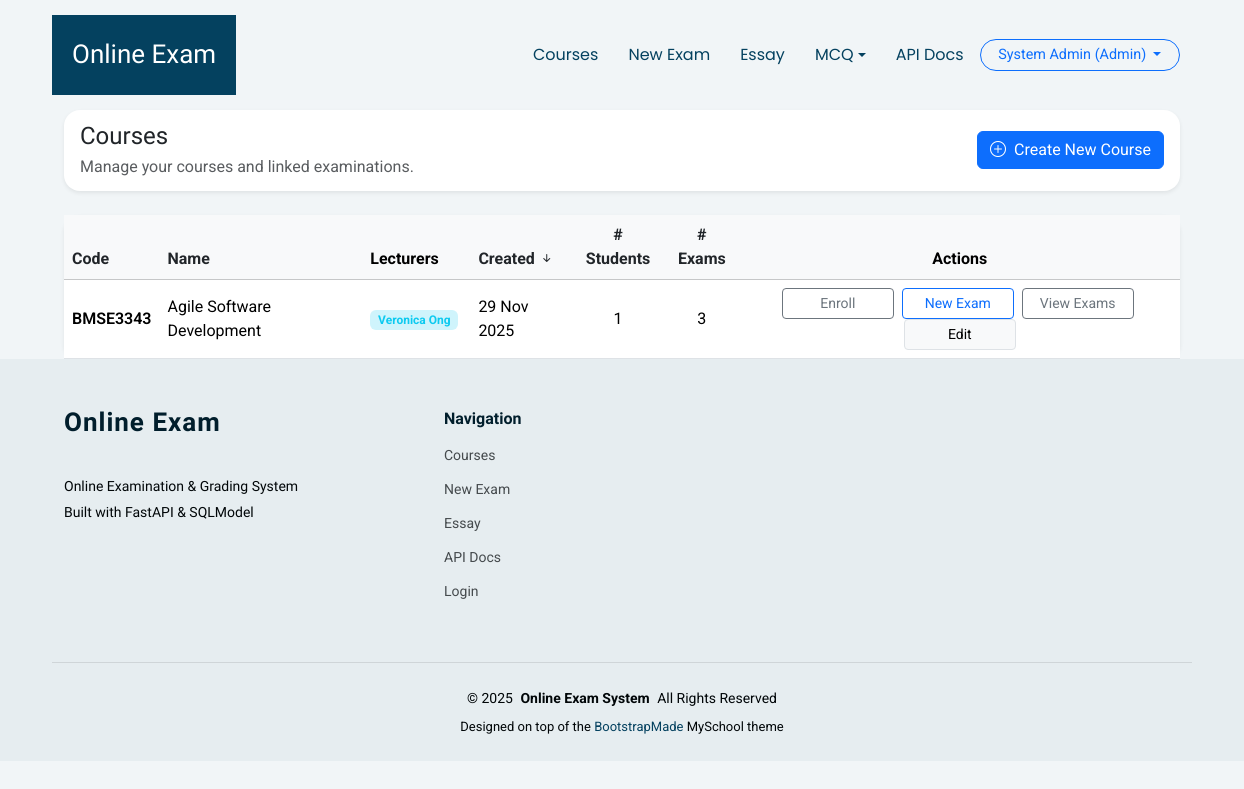
/courses/ (signed in), run on the app's committed database.
### app/models.py (models this page shows)
class User(SQLModel, table=True):
    __table_args__ = (UniqueConstraint("email", name="uq_user_email"),)
    id: Optional[int] = Field(default=None, primary_key=True)
    name: str
    email: str  # must be unique
    password_hash: str
    role: str = Field(default="student")  # "admin", "lecturer", "student"
    student_id: Optional[int] = Field(default=None, foreign_key="student.id")
    is_active: bool = Field(default=True)
    created_at: datetime = Field(default_factory=datetime.utcnow)
    title: Optional[str] = None  # Dr., Prof., Assoc. Prof., Mr., Ms., Mrs., Ir., Ts.
    staff_id: Optional[str] = None  # Unique staff/employee ID (for lecturers)
    phone: Optional[str] = None  # Contact number
    last_login: Optional[datetime] = None  # Updated after login
    status: str = Field(default="active")  # active, suspended

class Course(SQLModel, table=True):
    __table_args__ = (UniqueConstraint("code", name="uq_course_code"),)
    id: Optional[int] = Field(default=None, primary_key=True)
    code: str
    name: str
    description: Optional[str] = None
    created_at: datetime = Field(default_factory=datetime.utcnow)

### app/routers/courses.py (the view)
@router.get("/")
def list_courses(
    request: Request,
    sort: Optional[str] = Query("created"),
    direction: Optional[str] = Query("desc"),
    page: Optional[int] = Query(1, ge=1),
    session: Session = Depends(get_session),
    current_user: User = Depends(require_role(["lecturer", "admin"])),
):
    courses = session.exec(select(Course)).all()
    exam_counts = dict(
        session.exec(
            select(Exam.course_id, func.count(Exam.id)).group_by(Exam.course_id)
        ).all()
    )
    enrollment_counts = dict(
        session.exec(
            select(Enrollment.course_id, func.count(Enrollment.id)).group_by(
                Enrollment.course_id
            )
        ).all()
    )
    course_lecturers_map = {}
    course_lecturers = session.exec(select(CourseLecturer)).all()
    for cl in course_lecturers:
        if cl.course_id not in course_lecturers_map:
            course_lecturers_map[cl.course_id] = []
        lecturer = session.get(User, cl.lecturer_id)
        if lecturer:
            course_lecturers_map[cl.course_id].append(lecturer)
    key_map = {
        "code": lambda c: c.code or "",
        "name": lambda c: c.name or "",
        "created": lambda c: c.created_at,
        "exams": lambda c: exam_counts.get(c.id, 0),
        "students": lambda c: enrollment_counts.get(c.id, 0),
    }
    sort_key = key_map.get(sort or "created", key_map["created"])
    is_desc = (direction or "desc").lower() == "desc"
    courses_sorted = sorted(courses, key=sort_key, reverse=is_desc)
    total_courses = len(courses_sorted)
    total_pages = (total_courses + ITEMS_PER_PAGE - 1) // ITEMS_PER_PAGE if total_courses > 0 else 1
    page = min(page, total_pages) if total_pages > 0 else 1
    start_idx = (page - 1) * ITEMS_PER_PAGE
    end_idx = start_idx + ITEMS_PER_PAGE
    courses_paginated = courses_sorted[start_idx:end_idx]
    context = {
        "request": request,
        "courses": courses_paginated,
        "exam_counts": exam_counts,
        "enrollment_counts": enrollment_counts,
        "course_lecturers": course_lecturers_map,
        "sort": sort,
        "direction": "desc" if is_desc else "asc",
        "has_sort": (
            sort not in (None, "", "created") or (direction or "desc").lower() != "desc"
        ),
        "current_page": page,
        "total_pages": total_pages,
        "total_items": total_courses,
        "items_per_page": ITEMS_PER_PAGE,
        "current_user": current_user,
    }
    return templates.TemplateResponse("courses/list.html", context)

### app/templates/courses/list.html (shortened to what this page needs)
{% extends "base.html" %}
{% block content %}
<div class="container mb-4">
  <div class="card shadow-sm border-0 course-header-card">
    <div class="card-body d-flex justify-content-between align-items-center flex-wrap gap-3">
      <div>
        <h1 class="h4 mb-1">Courses</h1>
        <p class="text-muted mb-0">Manage your courses and linked examinations.</p>
      </div>
      <div class="d-flex gap-2 flex-wrap justify-content-end">
        <a class="btn btn-primary d-flex align-items-center" href="/courses/new">
          <i class="bi bi-plus-circle me-2"></i>
          <span>Create New Course</span>
        </a>
      </div>
    </div>
  </div>
</div>
{% if courses %}
<div class="container">
  <div class="card shadow-sm border-0 course-table-card">
    <div class="card-body p-0">
      <div class="table-responsive">
        <table class="table align-middle mb-0">
        <thead class="table-light">
          <tr>
            <th scope="col">
              <a href="?sort=code&direction={% if sort == 'code' and direction == 'asc' %}desc{% else %}asc{% endif %}"
                 class="text-decoration-none text-dark">
                Code
              </a>
            </th>
            <th scope="col">
              <a href="?sort=name&direction={% if sort == 'name' and direction == 'asc' %}desc{% else %}asc{% endif %}"
                 class="text-decoration-none text-dark">
                Name
              </a>
            </th>
            <th scope="col">Lecturers</th>
            <th scope="col">
              <a href="?sort=created&direction={% if sort == 'created' and direction == 'asc' %}desc{% else %}asc{% endif %}"
                 class="text-decoration-none text-dark">
                Created
                {% if sort == 'created' %}
                  {% if direction == 'asc' %}
                  <i class="bi bi-arrow-up-short"></i>
                  {% else %}
                  <i class="bi bi-arrow-down-short"></i>
                  {% endif %}
                {% endif %}
              </a>
            </th>
            <th scope="col" class="text-center">
              <a href="?sort=students&direction={% if sort == 'students' and direction == 'asc' %}desc{% else %}asc{% endif %}"
                 class="text-decoration-none text-dark">
                # Students
              </a>
            </th>
            <th scope="col" class="text-center">
              <a href="?sort=exams&direction={% if sort == 'exams' and direction == 'asc' %}desc{% else %}asc{% endif %}"
                 class="text-decoration-none text-dark">
                # Exams
              </a>
            </th>
            <th scope="col" class="text-center">Actions</th>
          </tr>
        </thead>
        <tbody>
          {% for course in courses %}
          <tr>
            <td class="fw-semibold">{{ course.code }}</td>
            <td>{{ course.name }}</td>
            <td>
              {% if course_lecturers.get(course.id) %}
                {% for lecturer in course_lecturers[course.id] %}
                  <span class="badge bg-info-subtle text-info me-1">{{ lecturer.name }}</span>
                {% endfor %}
              {% else %}
                <span class="text-muted small">No lecturers assigned</span>
              {% endif %}
            </td>
            <td>{{ course.created_at.strftime("%d %b %Y") }}</td>
            <td class="text-center">{{ enrollment_counts.get(course.id, 0) }}</td>
            <td class="text-center">{{ exam_counts.get(course.id, 0) }}</td>
            <td class="text-center course-actions">
              <a class="btn btn-sm btn-outline-secondary me-1" href="/courses/{{ course.id }}/enroll">
                Enroll
              </a>
              <a class="btn btn-sm btn-outline-primary me-1" href="/exams/new?course_id={{ course.id }}">
                New Exam
              </a>
              <a class="btn btn-sm btn-outline-secondary me-1" href="/exams/course/{{ course.id }}">
                View Exams
              </a>
              <a class="btn btn-sm btn-light border" href="/courses/{{ course.id }}/edit">
                Edit
              </a>
            </td>
          </tr>
          {% endfor %}
        </tbody>
      </table>
      </div>
    </div>
  </div>
</div>
{% endif %}
{% endblock %}

### app/templates/base.html (shortened to what this page needs)
<!DOCTYPE html>
<html lang="en">
<head>
  <link href="/static/myschool/assets/vendor/bootstrap/css/bootstrap.min.css" rel="stylesheet">
  <link href="/static/myschool/assets/vendor/bootstrap-icons/bootstrap-icons.css" rel="stylesheet">
  <link href="/static/myschool/assets/vendor/aos/aos.css" rel="stylesheet">
  <link href="/static/myschool/assets/vendor/swiper/swiper-bundle.min.css" rel="stylesheet">
  <link href="/static/myschool/assets/vendor/glightbox/css/glightbox.min.css" rel="stylesheet">
  <link href="/static/myschool/assets/css/main.css" rel="stylesheet">
</head>
<body class="index-page">
  <header id="header" class="header d-flex align-items-center sticky-top">
    <div
      class="header-container container-fluid container-xl position-relative d-flex align-items-center justify-content-end">
      <a href="/" class="logo d-flex align-items-center me-auto">
        <h1 class="sitename">Online Exam</h1>
      </a>
      <nav id="navmenu" class="navmenu">
        <ul>
          {% if current_user and (current_user.role == "lecturer" or current_user.role == "admin") %}
          <li><a href="/courses/">Courses</a></li>
          <li><a href="/exams/new">New Exam</a></li>
          <li><a href="/essay">Essay</a></li>
          <li class="nav-item dropdown">
            <a class="nav-link dropdown-toggle" href="#" id="mcqDropdown" role="button" data-bs-toggle="dropdown" aria-expanded="false">
              MCQ
            </a>
          </li>
          <li><a href="/docs">API Docs</a></li>
          {% endif %}
        </ul>
      </nav>
      <div class="d-flex align-items-center gap-2 ms-3 header-user-dropdown">
        {% if current_user %}
          <div class="dropdown">
            <button class="btn btn-outline-primary btn-sm header-auth-btn dropdown-toggle" type="button" id="userMenu"
              data-bs-toggle="dropdown" aria-expanded="false">
              {{ current_user.name }} ({{ current_user.role|capitalize }})
            </button>
          </div>
        {% else %}
          <a href="/auth/login" class="btn btn-outline-primary btn-sm header-auth-btn">Login</a>
          <a href="/auth/register-student" class="btn btn-primary btn-sm header-auth-btn">Student Register</a>
        {% endif %}
      </div>
    </div>
  </header>
  <main class="main">
    {% block content %}{% endblock %}
  </main>
  <footer id="footer" class="footer position-relative light-background">
    <div class="container footer-top">
      <div class="row gy-4">
        <div class="col-lg-4 col-md-6 footer-about">
          <a href="/courses/" class="logo d-flex align-items-center">
            <span class="sitename">Online Exam</span>
          </a>
          <div class="footer-contact pt-3">
            <p>Online Examination &amp; Grading System</p>
            <p>Built with FastAPI &amp; SQLModel</p>
          </div>
        </div>
        <div class="col-lg-2 col-md-3 footer-links">
          <h4>Navigation</h4>
          <ul>
            <li><a href="/courses/">Courses</a></li>
            <li><a href="/exams/new">New Exam</a></li>
            <li><a href="/essay">Essay</a></li>
            <li><a href="/docs">API Docs</a></li>
            <li><a href="/auth/login">Login</a></li>
          </ul>
        </div>
      </div>
    </div>
    <div class="container copyright text-center mt-4">
      <p>&copy; <span>2025</span> <strong class="px-1 sitename">Online Exam System</strong> <span>All Rights
          Reserved</span></p>
      <div class="credits">
        Designed on top of the <a href="https://bootstrapmade.com/">BootstrapMade</a> MySchool theme
      </div>
    </div>
  </footer>
</body>
</html>

### app/templates/base.html (style rules this page uses)
.header-user-dropdown .dropdown-toggle, .header-auth-btn { border-radius: 999px; padding-inline: 1.1rem; font-size: 0.9rem; }

### app/templates/courses/list.html (style rules this page uses)
.course-header-card { border-radius: 1rem; }
.course-table-card { border-radius: 1rem; }
.course-actions .btn { min-width: 7rem; }
.course-header-card .card-body { padding-top: 0.75rem; padding-bottom: 0.75rem; }

### data on the page
User: name "System Admin", role "Admin"
Course: code "BMSE3343", name "Agile Software Development", created_at "29 Nov 2025", get "1", get "3"
User: name "Veronica Ong"
